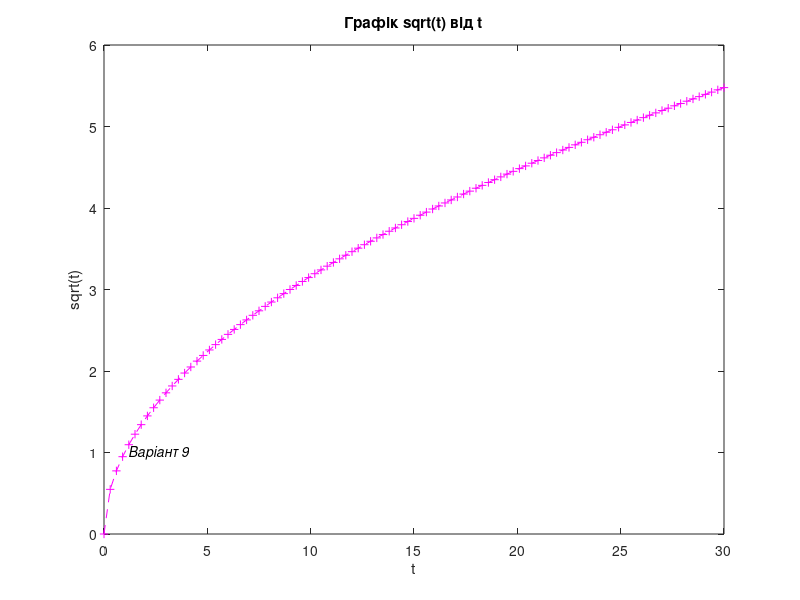

The MATLAB source for this figure:
clear all; clc;
t = 0:0.3:30;
y = sqrt(t);
plot(t,y,'m--+')
grid off;
xlabel('t')
ylabel('sqrt(t)')
title('Графік sqrt(t) від t')
text(1, 1, '\it {Варіант 9}')
